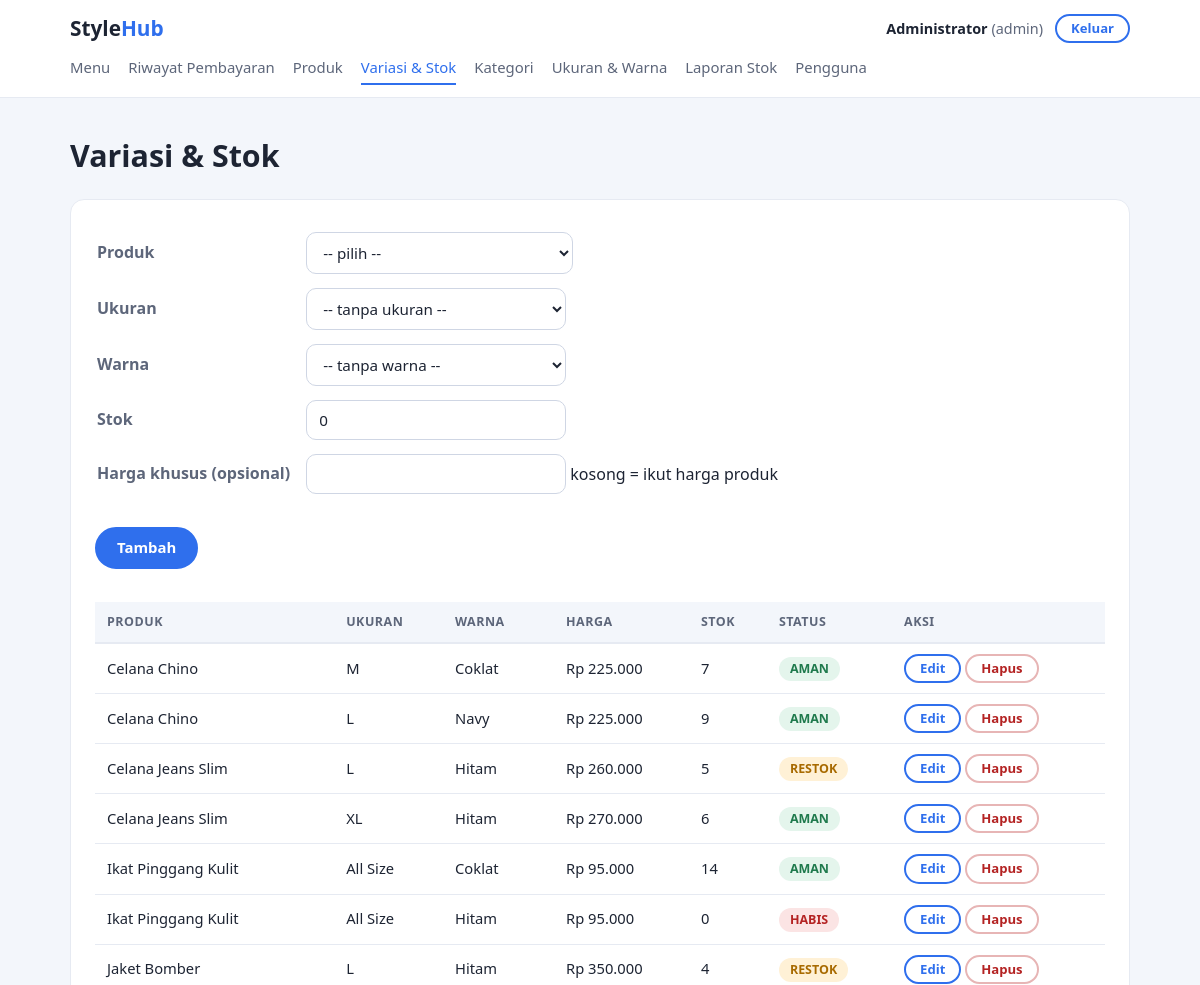
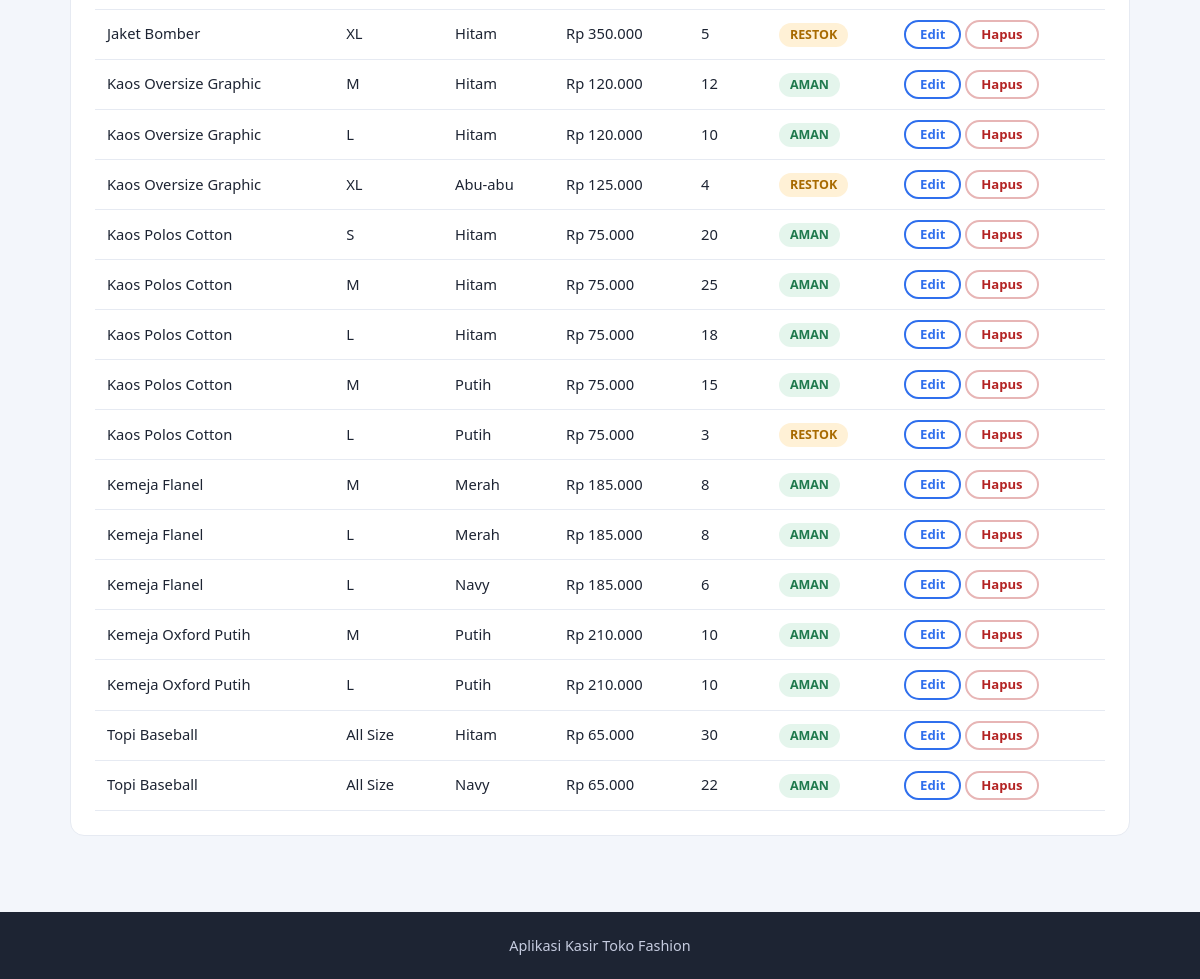
Screenshot of /variasi.php (signed in) with the database file from the repository (2 pictures, top to bottom).
### tables this page shows
CREATE TABLE product_variants (
    variant_id INT           NOT NULL AUTO_INCREMENT,
    product_id INT           NOT NULL,
    size_id    INT           NULL,
    color_id   INT           NULL,
    stok       INT           NOT NULL DEFAULT 0,
    harga_jual DECIMAL(12,2) NULL,                   
    PRIMARY KEY (variant_id),
    CONSTRAINT fk_variants_product FOREIGN KEY (product_id)
        REFERENCES products (product_id) ON UPDATE CASCADE ON DELETE CASCADE,
    CONSTRAINT fk_variants_size FOREIGN KEY (size_id)
        REFERENCES sizes (size_id) ON UPDATE CASCADE ON DELETE RESTRICT,
    CONSTRAINT fk_variants_color FOREIGN KEY (color_id)
        REFERENCES colors (color_id) ON UPDATE CASCADE ON DELETE RESTRICT,
    CONSTRAINT chk_variants_stok  CHECK (stok >= 0),
    CONSTRAINT chk_variants_harga CHECK (harga_jual IS NULL OR harga_jual >= 0)
);

### includes/functions.php (called while the page is built, shortened)
<?php
function e($v)
{
    return htmlspecialchars((string)$v, ENT_QUOTES, 'UTF-8');
}
function rupiah($n)
{
    return 'Rp ' . number_format((float)$n, 0, ',', '.');
}

### variasi.php (the view, shortened to what this page needs)
<?php
require __DIR__ . '/includes/functions.php';
$pdo = db();
$edit = null;
$data   = $pdo->query('SELECT variant_id, nama_produk, nama_ukuran, nama_warna, stok, harga, status_stok FROM v_variants ORDER BY nama_produk, variant_id')->fetchAll();
require __DIR__ . '/includes/header.php';
?>
<form method="post">
    <table>
        <tr><td>Produk</td><td>
            <select name="product_id" required>
                <option value="">-- pilih --</option>
            </select></td></tr>
        <tr><td>Ukuran</td><td>
            <select name="size_id">
                <option value="0">-- tanpa ukuran --</option>
            </select></td></tr>
        <tr><td>Warna</td><td>
            <select name="color_id">
                <option value="0">-- tanpa warna --</option>
            </select></td></tr>
        <tr><td>Stok</td><td><input type="number" name="stok" min="0" step="1" required value="<?= e($edit ? $edit['stok'] : '0') ?>"></td></tr>
        <tr><td>Harga khusus (opsional)</td><td><input type="number" name="harga_jual" min="0" step="any" value="<?= e($edit && $edit['harga_jual'] !== null ? $edit['harga_jual'] : '') ?>"> kosong = ikut harga produk</td></tr>
    </table>
    <br>
    <button type="submit"><?= $edit ? 'Ubah' : 'Tambah' ?></button>
</form>
<br>
<table class="tabel">
    <tr><th>Produk</th><th>Ukuran</th><th>Warna</th><th>Harga</th><th>Stok</th><th>Status</th><th>Aksi</th></tr>
    <?php foreach ($data as $r): ?>
    <tr>
        <td><?= e($r['nama_produk']) ?></td>
        <td><?= e($r['nama_ukuran'] ?: '-') ?></td>
        <td><?= e($r['nama_warna'] ?: '-') ?></td>
        <td><?= rupiah($r['harga']) ?></td>
        <td><?= $r['stok'] ?></td>
        <td><span class="badge badge-<?= strtolower($r['status_stok']) ?>"><?= e($r['status_stok']) ?></span></td>
        <td>
            <a class="btn btn-sm" href="variasi.php?edit=<?= $r['variant_id'] ?>">Edit</a>
            <form method="post" class="inline" onsubmit="return confirm('Hapus variasi ini?')">
                <button type="submit" name="hapus" class="btn-danger btn-sm">Hapus</button>
            </form>
        </td>
    </tr>
    <?php endforeach; ?>
</table>
<?php require __DIR__ . '/includes/footer.php'; ?>

### assets/css/style.css (style rules this page uses)
:root { --ink: #1d2433; --soft: #5d667a; --bg: #ffffff; --alt: #f3f6fb; --line: #e6eaf2; --accent: #2f6fed; --accent-dark: #1f55c4; --ok: #1f7a4d; --warn: #a86a00; --bad: #b42323; --radius: 14px; }
* { box-sizing: border-box; margin: 0; padding: 0; }
html { scroll-behavior: smooth; }
body { font-family: "Segoe UI", system-ui, Arial, sans-serif; color: var(--ink); background: var(--alt); line-height: 1.6; }
a { color: var(--accent-dark); }
button, .btn { display: inline-block; padding: 9px 20px; border-radius: 999px; border: 2px solid var(--accent); background: var(--accent); color: #fff; font-weight: 600; font-size: .93rem; font-family: inherit; cursor: pointer; text-decoration: none; line-height: 1.3; }
.btn { background: transparent; color: var(--accent); }
.btn-sm, button.btn-sm { padding: 4px 14px; font-size: .82rem; }
.btn-danger, button.btn-danger { background: #fff; color: var(--bad); border-color: #e7b5b5; }
form.inline { display: inline; }
form table td { padding: 6px 14px 6px 0; vertical-align: middle; }
form table td:first-child { font-weight: 600; color: var(--soft); white-space: nowrap; }
input[type=text], input[type=password], input[type=number], input[type=email], input[type=date], select { padding: 9px 12px; border: 1px solid #cfd6e4; border-radius: 10px; font-size: .95rem; font-family: inherit; min-width: 260px; max-width: 100%; background: #fff; color: var(--ink); }
.tabel { width: 100%; border-collapse: collapse; font-size: .92rem; margin-top: 8px; }
.tabel th { background: #f3f6fb; color: var(--soft); text-align: left; font-size: .78rem; text-transform: uppercase; letter-spacing: .04em; padding: 10px 12px; border-bottom: 2px solid var(--line); }
.tabel td { padding: 10px 12px; border-bottom: 1px solid var(--line); vertical-align: middle; }
.badge { display: inline-block; padding: 2px 11px; border-radius: 999px; font-size: .78rem; font-weight: 700; }
.badge-aman { background: #e4f5ec; color: var(--ok); }
.badge-restok { background: #fff1d6; color: var(--warn); }
.badge-habis { background: #fbe4e4; color: var(--bad); }

### rows the page displays
product_variants: nama_produk "Celana Chino", nama_ukuran "M", nama_warna "Coklat", harga "Rp 225.000", stok "7", status_stok "AMAN"
product_variants: nama_produk "Celana Chino", nama_ukuran "L", nama_warna "Navy", harga "Rp 225.000", stok "9", status_stok "AMAN"
product_variants: nama_produk "Celana Jeans Slim", nama_ukuran "L", nama_warna "Hitam", harga "Rp 260.000", stok "5", status_stok "RESTOK"
product_variants: nama_produk "Celana Jeans Slim", nama_ukuran "XL", nama_warna "Hitam", harga "Rp 270.000", stok "6", status_stok "AMAN"
product_variants: nama_produk "Ikat Pinggang Kulit", nama_ukuran "All Size", nama_warna "Coklat", harga "Rp 95.000", stok "14", status_stok "AMAN"
product_variants: nama_produk "Ikat Pinggang Kulit", nama_ukuran "All Size", nama_warna "Hitam", harga "Rp 95.000", stok "0", status_stok "HABIS"
product_variants: nama_produk "Jaket Bomber", nama_ukuran "L", nama_warna "Hitam", harga "Rp 350.000", stok "4", status_stok "RESTOK"
product_variants: nama_produk "Jaket Bomber", nama_ukuran "XL", nama_warna "Hitam", harga "Rp 350.000", stok "5", status_stok "RESTOK"
product_variants: nama_produk "Kaos Oversize Graphic", nama_ukuran "M", nama_warna "Hitam", harga "Rp 120.000", stok "12", status_stok "AMAN"
product_variants: nama_produk "Kaos Oversize Graphic", nama_ukuran "L", nama_warna "Hitam", harga "Rp 120.000", stok "10", status_stok "AMAN"
product_variants: nama_produk "Kaos Oversize Graphic", nama_ukuran "XL", nama_warna "Abu-abu", harga "Rp 125.000", stok "4", status_stok "RESTOK"
product_variants: nama_produk "Kaos Polos Cotton", nama_ukuran "S", nama_warna "Hitam", harga "Rp 75.000", stok "20", status_stok "AMAN"
product_variants: nama_produk "Kaos Polos Cotton", nama_ukuran "M", nama_warna "Hitam", harga "Rp 75.000", stok "25", status_stok "AMAN"
product_variants: nama_produk "Kaos Polos Cotton", nama_ukuran "L", nama_warna "Hitam", harga "Rp 75.000", stok "18", status_stok "AMAN"
product_variants: nama_produk "Kaos Polos Cotton", nama_ukuran "M", nama_warna "Putih", harga "Rp 75.000", stok "15", status_stok "AMAN"
product_variants: nama_produk "Kaos Polos Cotton", nama_ukuran "L", nama_warna "Putih", harga "Rp 75.000", stok "3", status_stok "RESTOK"
product_variants: nama_produk "Kemeja Flanel", nama_ukuran "M", nama_warna "Merah", harga "Rp 185.000", stok "8", status_stok "AMAN"
product_variants: nama_produk "Kemeja Flanel", nama_ukuran "L", nama_warna "Merah", harga "Rp 185.000", stok "8", status_stok "AMAN"
product_variants: nama_produk "Kemeja Flanel", nama_ukuran "L", nama_warna "Navy", harga "Rp 185.000", stok "6", status_stok "AMAN"
product_variants: nama_produk "Kemeja Oxford Putih", nama_ukuran "M", nama_warna "Putih", harga "Rp 210.000", stok "10", status_stok "AMAN"
product_variants: nama_produk "Kemeja Oxford Putih", nama_ukuran "L", nama_warna "Putih", harga "Rp 210.000", stok "10", status_stok "AMAN"
product_variants: nama_produk "Topi Baseball", nama_ukuran "All Size", nama_warna "Hitam", harga "Rp 65.000", stok "30", status_stok "AMAN"
product_variants: nama_produk "Topi Baseball", nama_ukuran "All Size", nama_warna "Navy", harga "Rp 65.000", stok "22", status_stok "AMAN"

### other values shown
$_SESSION['nama'] "Administrator"
$_SESSION['role'] "admin"
$m[1] "Menu"
$m[1] "Riwayat Pembayaran"
$m[1] "Produk"
$m[1] "Variasi & Stok"
$m[1] "Kategori"
$m[1] "Ukuran & Warna"
$m[1] "Laporan Stok"
$m[1] "Pengguna"
$judul "Variasi & Stok"
